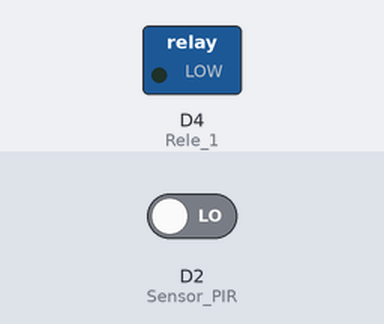
Bench run of a sketch on a simulated ESP8266 (NodeMCU). On the bench: switched loads named in the sketch (green lamp = pin HIGH). The test bench sets the inputs (shaded band); at power-on: D2 (Sensor_PIR) LOW.

Above: at 1.2 s.
1.3 s: D2 (Sensor_PIR) driven HIGH
At 2.1 s:
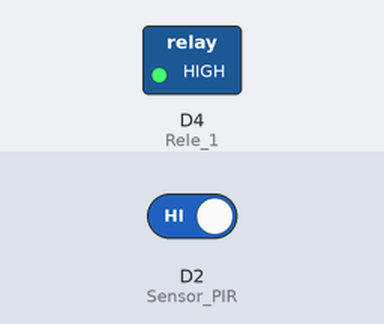
2.8 s: D2 (Sensor_PIR) driven LOW
At 3.2 s:
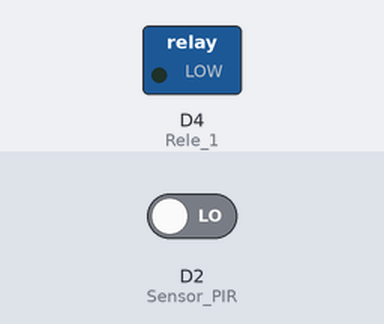
Timing chart, 0 to 5.8 s (numbered marks = the images above; inputs shaded):
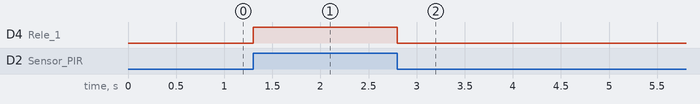

The sketch:

Alarma_Rele.ino
```cpp
#define Sensor_PIR D2
#define Rele_1 D4

void setup()
{
  pinMode(Sensor_PIR, INPUT);  // Activamos el sensor PIR como entrada
  pinMode(Rele_1, OUTPUT);     // Activamos la salida del rele

}


void loop()
{
   if( digitalRead(Sensor_PIR) == HIGH ) {  // Si se activa el sensor PIR
    digitalWrite(Rele_1,HIGH);
   } else {
    digitalWrite(Rele_1,LOW);
   }

}
```

Measured:
- after the input at 1.3 s, D4 (Rele_1): LOW → HIGH at once
- after the input at 2.8 s, D4 (Rele_1): HIGH → LOW at once
